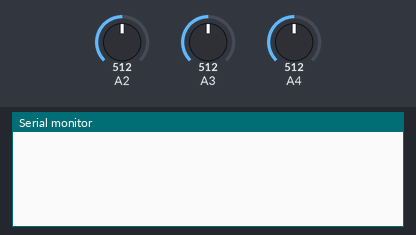
Bench run of a sketch on a simulated Arduino Uno, built with avr-gcc and run on an emulated ATmega328P. Parts: the last lines printed to the serial monitor. The inputs (shaded band) are chosen by the test bench; at power-on: A2 = 512, A3 = 512, A4 = 512.

Above: at 1.3 s.
1.4 s: A2 set to 716
At 2.2 s:
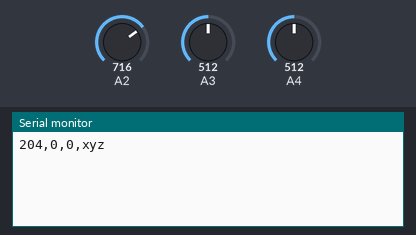
3.0 s: A3 set to 716
At 3.4 s:
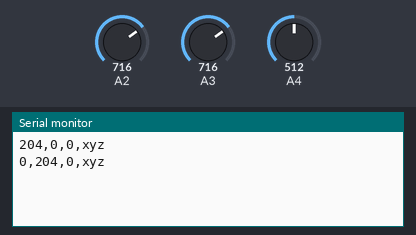
4.5 s: A4 set to 716
At 5.7 s:
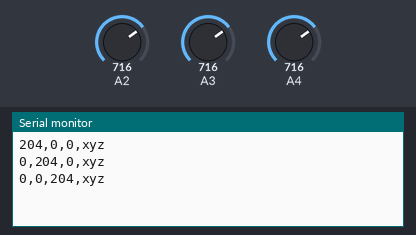
6.0 s: A2 set to 900
At 7.0 s:
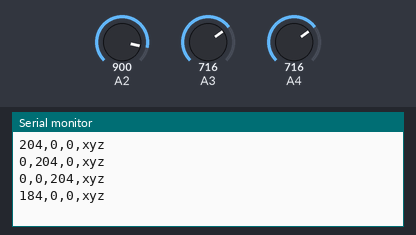
7.5 s: A3 set to 900
At 8.2 s:
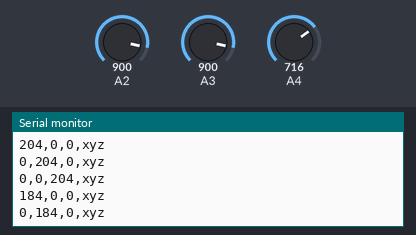
9.0 s: A4 set to 900
At 9.4 s:
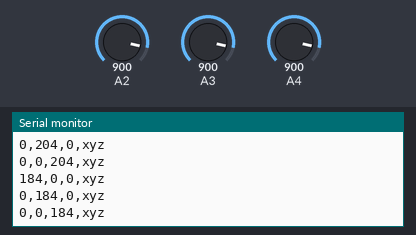
Timing chart, 0 to 11.5 s (numbered marks = the images above; inputs shaded):
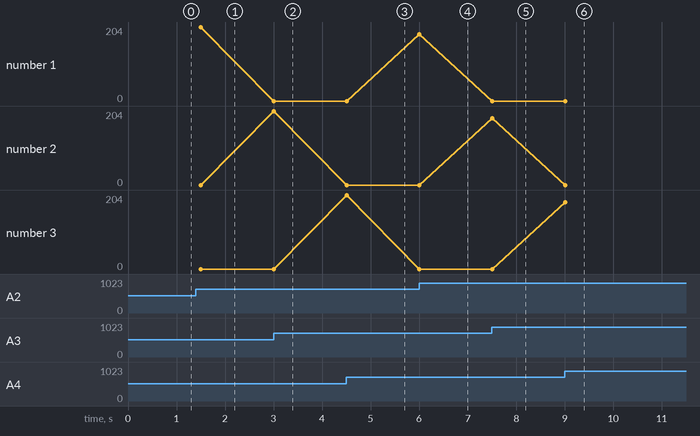

Measured:
- after the input at 1.4 s, the serial monitor: prints a new line after 0.10 s (image 1)
- after the input at 3.0 s, the serial monitor: prints a new line at once (image 2)
- after the input at 4.5 s, the serial monitor: prints a new line at once (image 3)
- after the input at 6.0 s, the serial monitor: prints a new line at once (image 4)
- after the input at 7.5 s, the serial monitor: prints a new line at once (image 5)
- after the input at 9.0 s, the serial monitor: prints a new line at once (image 6)
- plotted number 1: 0 → 184 after the input at 6.0 s

The sketch:

AccidentDetectorAccelerometer.ino
```cpp
  int prevx = 0;
  int prevy = 0;
  int prevz = 0;


void setup() {
  // initialize serial communication at 115200 bits per second:
  Serial.begin(115200);
   prevx = 0;
   prevy = 0;
   prevz = 0;

 }

// the loop routine runs over and over again forever:
void loop() {
  // read the input on analog pin 0:
  int sensorValuex = analogRead(A2);
  int sensorValuey = analogRead(A3);
  int sensorValuez = analogRead(A4);


if (  ( prevx != 0 && prevy !=0 && prevz !=0 )  &&            (
      (abs( prevx - sensorValuex ) > ( abs (prevx) /7) ) ||
      (abs( prevy - sensorValuey ) > ( abs (prevy) /7) ) ||
      (abs( prevz - sensorValuez ) > ( abs (prevz) /7) )      )
   )
   {
    Serial.print(  abs( prevx - sensorValuex ));
    Serial.print(",");
    Serial.print(  abs( prevy - sensorValuey ));
    Serial.print(",");
    Serial.print(  abs( prevz - sensorValuez ));
    Serial.print(",");
    Serial.println("xyz");
   }

   prevx = sensorValuex;
   prevy = sensorValuey;
   prevz = sensorValuez;


  delay(500);        // delay in between reads for stability
}
```
